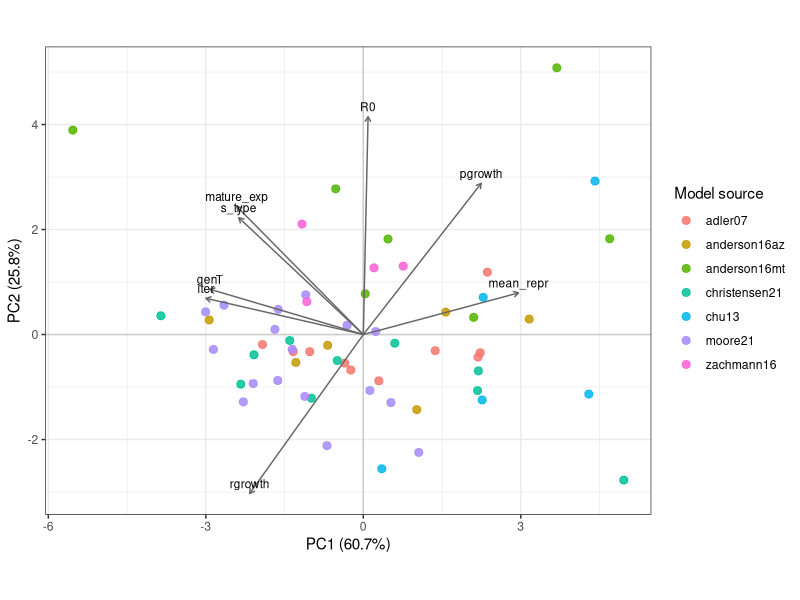

Generate this figure with R:
## ---- chunk 1
knitr::opts_chunk$set(echo = FALSE, message = FALSE, warning = FALSE,
                      fig.width = 8, fig.height = 5)
library(ggplot2)
## ---- chunk 2
life_history_df <- read.csv("data/life_history_metrics.csv")
metric_cols <- c("R0", "genT", "iter", "s_type", "pgrowth", "rgrowth",
                 "mean_repr", "age_matur", "mature_exp")
life_history_df$study <- sub("_[^_]+_mean$", "", life_history_df$ipm_id)
## ---- chunk 3
name_present <- !is.na(life_history_df$species) &
  nzchar(life_history_df$species)

coverage <- data.frame(
  Measure = c("IPM models", "Models with scientific names",
              "Distinct named species", "Model-source groups",
              "Models missing a scientific name"),
  Value = c(nrow(life_history_df), sum(name_present),
            length(unique(life_history_df$species[name_present])),
            length(unique(life_history_df$study)), sum(!name_present)))

knitr::kable(coverage, row.names = FALSE)
## ---- chunk 4
missing_names <- life_history_df[!name_present, c("ipm_id", "species")]
if (nrow(missing_names) > 0) {
  knitr::kable(missing_names, row.names = FALSE)
} else {
  "None."
}
## ---- chunk 5
metric_summary <- data.frame(
  Metric = metric_cols,
  Minimum = vapply(life_history_df[metric_cols], min, numeric(1),
                   na.rm = TRUE),
  Median = vapply(life_history_df[metric_cols], median, numeric(1),
                  na.rm = TRUE),
  Maximum = vapply(life_history_df[metric_cols], max, numeric(1),
                   na.rm = TRUE))

knitr::kable(metric_summary, digits = 2, row.names = FALSE,
             caption = "Range and median of the nine life-history metrics")
## ---- chunk 6
pca_matrix <- log1p(as.matrix(life_history_df[metric_cols]))
metric_sd <- apply(pca_matrix, 2, sd)
keep_metrics <- is.finite(metric_sd) & metric_sd > 0
pca <- prcomp(pca_matrix[, keep_metrics, drop = FALSE],
              center = TRUE, scale. = TRUE)

scores <- data.frame(pca$x[, 1:2, drop = FALSE],
                     study = life_history_df$study)
loadings <- data.frame(pca$rotation[, 1:2, drop = FALSE],
                       metric = rownames(pca$rotation))
arrow_scale <- 0.75 * max(abs(as.matrix(scores[, 1:2]))) /
  max(abs(as.matrix(loadings[, 1:2])))
loadings$xend <- loadings$PC1 * arrow_scale
loadings$yend <- loadings$PC2 * arrow_scale

var_exp <- summary(pca)$importance[2, 1:2] * 100

ggplot(scores, aes(x = PC1, y = PC2, colour = study)) +
  geom_hline(yintercept = 0, colour = "grey80") +
  geom_vline(xintercept = 0, colour = "grey80") +
  geom_point(alpha = 0.85, size = 2.4) +
  geom_segment(data = loadings,
               aes(x = 0, y = 0, xend = xend, yend = yend),
               inherit.aes = FALSE, colour = "grey40",
               arrow = grid::arrow(length = grid::unit(0.15, "cm"))) +
  geom_text(data = loadings,
            aes(x = xend, y = yend, label = metric),
            inherit.aes = FALSE, size = 3, vjust = -0.6) +
  labs(x = sprintf("PC1 (%.1f%%)", var_exp[1]),
       y = sprintf("PC2 (%.1f%%)", var_exp[2]),
       colour = "Model source") +
  coord_equal() +
  theme_bw()
## ---- chunk 7
rmarkdown::paged_table(
  life_history_df[, c("ipm_id", "species", metric_cols)],
  options = list(rows.print = 12, cols.print = 11))
